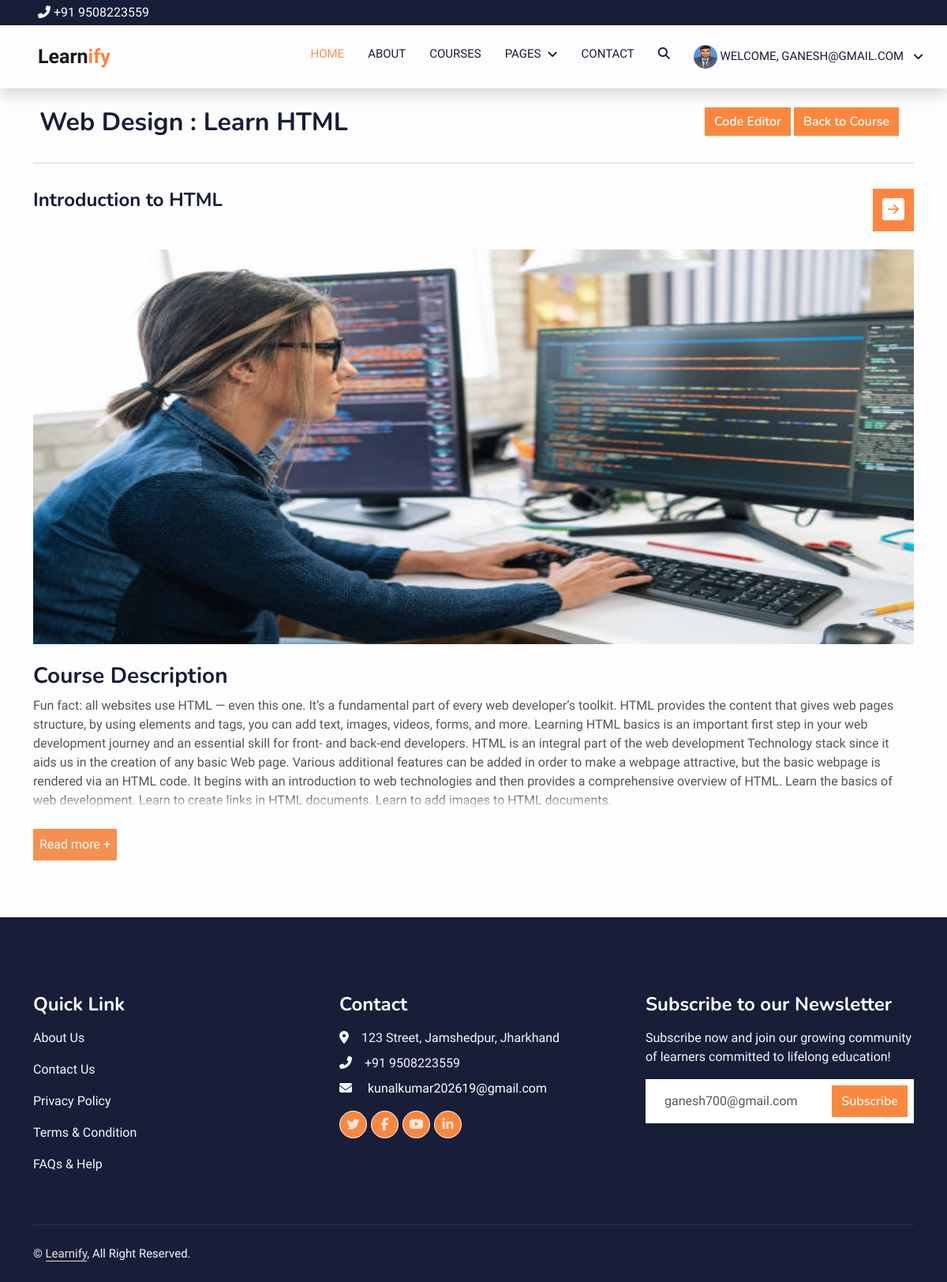
The page /course/watch-course/learn-html (signed in) on the database its author committed.
### coder/models.py (models this page shows, shortened)
class Profile(models.Model):
    profile_image = models.ImageField(
        default='media/default.jpg', upload_to='media', null=True, blank=True)
    user = models.OneToOneField(User, on_delete=models.CASCADE, blank=True,null=True)
    first_name = models.CharField(max_length=100, blank=True,null=True)
    last_name = models.CharField(max_length=100, blank=True,null=True)
    username = models.CharField(max_length=100, blank=True,null=True)
    email = models.CharField(max_length=100,blank=True,null=True)
    phone = models.BigIntegerField(blank=True,null=True)
    desc = models.CharField(max_length=500, blank=True,null=True)

class Course(models.Model):
    STATUS = (
        ('PUBLISH', 'PUBLISH'),
        ('DRAFT', 'DRAFT'),
    )
    featured_image = models.ImageField(
        upload_to="Media/featured_img", null=True)
    featured_video = models.CharField(max_length=300, null=True)
    title = models.CharField(max_length=500)
    created_at = models.DateField(auto_now_add=True)
    author = models.ForeignKey(Author, on_delete=models.CASCADE, null=True)
    category = models.ForeignKey(Categories, on_delete=models.CASCADE)
    level = models.ForeignKey(Level, on_delete=models.CASCADE, null=True)
    description = models.TextField()
    short_desc = models.TextField(null=True)
    price = models.IntegerField(null=True, default=0)
    discount = models.IntegerField(null=True)
    language = models.ForeignKey(Language, on_delete=models.CASCADE, null=True)
    deadline = models.CharField(max_length=200, null=True)
    slug = models.SlugField(default='', max_length=500, null=True, blank=True)
    status = models.CharField(choices=STATUS, max_length=100, null=True)
    certificate = models.CharField(null=True, max_length=100)

class Categories(models.Model):
    icon = models.CharField(max_length=200, null=True)
    name = models.CharField(max_length=200)

class Video(models.Model):
    serial_number = models.IntegerField(null=True)
    thumbnail = models.ImageField(upload_to="Media/thumbnail", null=True)
    course = models.ForeignKey(Course, on_delete=models.CASCADE)
    lesson = models.ForeignKey(Lesson, on_delete=models.CASCADE, null=True)
    title = models.CharField(max_length=200)
    youtube_id = models.CharField(max_length=200)
    time_duration = models.IntegerField(null=True)
    preview = models.BooleanField(default=False)

### learnify/views.py (the view)
@login_required(login_url='login')
def watch_course(request, slug):
    lecture = request.GET.get('lecture')
    course = Course.objects.filter(slug=slug)
    if lecture is None:
        lecture = 1
    video = Video.objects.get(id=lecture)
    try:
        if course.exists():
            course = course.first()
        else:
            return redirect('404')
    except UserCourse.DoesNotExist:
        return redirect('404')
    context = {
        'course': course,
        'video': video,
        'lecture': lecture,
    }
    return render(request, 'course/watch_course.html', context)

### templates/course/watch_course.html (shortened to what this page needs)
{% extends 'base.html' %}
{% load static %}
{% load course_tags %}
{% block content %}
<div class="container-xxl py-2">
    <div class="container mt-2">
        <div class="row p-2">
            <div class="col-lg-9 col-md-6">
                <h2>{{course.category.name}} : {{course.title}}</h2>
            </div>
            <div class="col-lg-3 col-md-6">
                <a href="{% url 'editor' %}" class="text-decoration-none btn btn-md text-white">Code Editor</a>
                <a href="{% url 'my-course' %}" class="text-decoration-none btn btn-md text-white">Back to
                    Course</a>
            </div>
        </div>
        <hr>
    </div>
    <div class="container">
        <div class="row">
            <div class="col min-vh-100 py-3">
                <button class="btn float-end text-white" data-bs-toggle="offcanvas" data-bs-target="#offcanvas"
                    role="button">
                    <i class="bi bi-arrow-right-square-fill fs-3" data-bs-toggle="offcanvas"
                        data-bs-target="#offcanvas"></i>
                </button>
                <h4 class="font-size-xxl mb-5">{{video.title}}</h4>
                <div class="image-div">
                </div>
                <h3 class="mt-4">Course Description</h3>
                <p class="para mb-6 line-height-md">{{course.description|slice:"0:200"}} <span>
                        {{course.description|slice:"200:3000"}}</span></p>
                <input type="checkbox" class="check" />
            </div>
        </div>
    </div>
</div>
{% endblock %}

### templates/components/header.html (shortened to what this page needs)
{% load static %}
<div class="topnav py-1 px-lg-5 px-2 bg-dark d-flex justify-content-between align-items-center">
    <div>
        <a href="" class="text-white"><i class="fa fa-phone-alt me-1"></i>+91 9508223559</a>
    </div>
</div>
<nav class="navbar navbar-expand-lg navbar-light shadow sticky-top p-0" style="background-color: #fdfdfd;">
    <a href="{% url 'home' %}" class="navbar-brand d-flex align-items-center px-4 px-lg-5">
        <p class="m-0 fw-bold" style="font-size: 25px;"><img src="{% static 'img/gnae.png' %}" alt=""
                height="50px">Learn<span style="color: #fb873f;">ify</span></p>
    </a>
    <div class="collapse navbar-collapse" id="navbarCollapse">
        <div class="navbar-nav ms-auto p-4 p-lg-0">
            <a href="{% url 'home' %}" class="nav-item nav-link active">Home</a>
            <a href="{% url 'about' %}" class="nav-item nav-link">About</a>
            <a href="{% url 'courses' %}" class="nav-item nav-link">Courses</a>
            <div class="nav-item dropdown">
                <a href="#" class="nav-link dropdown-toggle" data-bs-toggle="dropdown">Pages</a>
            </div>
            <a href="{% url 'contact' %}" class="nav-item nav-link">Contact</a>
            <a class=" nav-item nav-link d-flex search-mobile text-white-all icon-xs d-none d-sm-none d-md-none d-lg-block"
                data-bs-toggle="collapse" href="#collapseSearchMobile" role="button" aria-expanded="false"
                aria-controls="collapseSearchMobile">
                <i class="fa fa-search"></i>
            </a>
            {% if user.is_authenticated and user.first_name == '' %}
            <div class="nav-item dropdown">
                <a href="#" class="nav-link dropdown-toggle" data-bs-toggle="dropdown">
                    {% if user.profile.profile_image %}
                    <img src="{{user.profile.profile_image.url}}" alt="" name="image" class="rounded-circle"
                        height="30px" width="30px">
                    {% else %}
                    <img src="{% static 'img/default.jpg' %}" alt="" name="image" class="rounded-circle" height="30px"
                        width="30px">
                    {% endif %}
                    Welcome, {{user.username}}
                </a>
            </div>
            {% else %}
            <li class="nav-item px-3">
                <a href="{% url 'register' %}" class="nav-link">
                    <i class="fa fa-user"></i>
                </a>
            </li>
            {% endif %}
        </div>
    </div>
</nav>

### templates/components/footer.html (shortened to what this page needs)
{% load static %}
<div class="container-fluid bg-dark text-light footer pt-5 mt-5 wow fadeIn" data-wow-delay="0.1s">
    <div class="container py-5">
        <div class="row g-5">
            <div class="col-lg-4 col-md-6">
                <h4 class="text-white mb-3">Quick Link</h4>
                <p><a class="text-light" href="{% url 'about' %}">About Us</a></p>
                <p><a class="text-light" href="{% url 'contact' %}">Contact Us</a></p>
                <p><a class="text-light" href="{% url 'privacy_policy' %}">Privacy Policy</a></p>
                <p><a class="text-light" href="{% url 'terms-&-conditions' %}">Terms & Condition</a></p>
                <p><a class="text-light" href="{% url 'faq' %}">FAQs & Help</a></p>
            </div>
            <div class="col-lg-4 col-md-6">
                <h4 class="text-white mb-3">Contact</h4>
                <p class="mb-2"><i class="fa fa-map-marker-alt me-3"></i>123 Street, Jamshedpur, Jharkhand</p>
                <p class="mb-2"><i class="fa fa-phone-alt me-3"></i>+91 9508223559</p>
                <p class="mb-2"><i class="fa fa-envelope me-3"></i><a href="mailto:secretcoder@gmail.com" class="text-white"> kunalkumar202619@gmail.com</a></p>
                <div class="d-flex pt-2">
                    <a class="btn btn-outline-light btn-social" href=""><i
                            class="fab fa-twitter"></i></a>
                    <a class="btn btn-outline-light btn-social" href=""><i class="fab fa-facebook-f"></i></a>
                    <a class="btn btn-outline-light btn-social" href=""><i class="fab fa-youtube"></i></a>
                    <a class="btn btn-outline-light btn-social" href=""><i class="fab fa-linkedin-in"></i></a>
                </div>
            </div>
            <div class="col-lg-4 col-md-6">
                <h4 class="text-white mb-3">Subscribe to our Newsletter</h4>
                <p>Subscribe now and join our growing community of learners committed to lifelong education! </p>
                <div class="position-relative mx-auto" style="max-width: 400px;">
                    <form action="{% url 'subscriber' %}" method="POST">
                        <input class="form-control border-0 w-100 py-3 ps-4 pe-5" type="text" placeholder="Your email"
                            value="{{user.email}}" name="email">
                        <button type="submit"
                            class="btn btn-primary py-2 position-absolute top-0 end-0 mt-2 me-2">Subscribe</button>
                    </form>
                </div>
            </div>
        </div>
    </div>
    <div class="container">
        <div class="copyright">
            <div class="row">
                <div class="col-md-6 text-center text-md-start mb-3 mb-md-0">
                    &copy; <a class="border-bottom" href="{% url 'home' %}">Learnify</a>, All Right Reserved.
                </div>
            </div>
        </div>
    </div>
</div>

### static/css/style.css (style rules this page uses)
:root { --primary: #f69050; --light: #F0FBFC; --light: #f0e4de; --dark: #181d38; }
body { background-color: #fdfdfd; }
.btn { background-color: #fb873f; border: none; }
.btn { font-family: 'Nunito', sans-serif; font-weight: 600; transition: .5s; }
.btn.btn-primary, .btn.btn-secondary { color: #FFFFFF; }
.navbar .dropdown-toggle::after { border: none; content: "\f107"; font-family: "Font Awesome 5 Free"; font-weight: 900; vertical-align: middle; margin-left: 8px; }
.navbar-light .navbar-nav .nav-link { margin-right: 30px; padding: 25px 0; color: #FFFFFF; font-size: 15px; text-transform: uppercase; outline: none; }
.navbar-light .navbar-nav .nav-link:hover, .navbar-light .navbar-nav .nav-link.active { color: var(--primary); }
.navbar-light .navbar-brand, .navbar-light a.btn { height: 75px; }
.navbar-light .navbar-nav .nav-link { color: var(--dark); font-weight: 500; }
.navbar-light.sticky-top { top: -100px; transition: .5s; }
.footer .btn.btn-social { margin-right: 5px; width: 35px; height: 35px; display: flex; align-items: center; justify-content: center; color: var(--light); font-weight: normal; border: 1px solid #FFFFFF; border-radius: 35px; transition: .3s; }
.footer .copyright { padding: 25px 0; font-size: 15px; border-top: 1px solid rgba(256, 256, 256, .1); }
.footer .copyright a { color: var(--light); }

### templates/course/watch_course.html (style rules this page uses)
.image-div { position: relative; width: 100%; }
.para { max-height: 150px; overflow: hidden; position: relative; }
.para::before { content: ""; position: absolute; height: 20px; width: 100%; bottom: 0; pointer-events: none; background: linear-gradient(to bottom, transparent, white); }
.check { appearance: none; padding: 0.5em; cursor: pointer; margin-top: 0.5rem; background: #f69050; color: white; }
.check::before { content: "Read more +"; }

### rows shown on the page
Course: category.name "Web Design", title "Learn HTML", description "Fun fact: all websites use HTML — even this one. It’s a fundamental part of every web developer’s toolkit. HTML provides the content that gives web pages structure, by using elements and tags, you can", description "add text, images, videos, forms, and more. Learning HTML basics is an important first step in your web development journey and an essential skill for front- and back-end developers. HTML is an integral part of the web development Technology stack since it aids us in the creation of any basic Web page. Various additional features can be added in order to make a webpage attractive, but the basic webpage is rendered via an HTML code. It begins with an introduction to web technologies and then provides a comprehensive overview of HTML. Learn the basics of web development. Learn to create links in HTML documents. Learn to add images to HTML documents."
Video: title "Introduction to HTML"

### other values the page prints
{{ user.username }} "GANESH@GMAIL.COM"
